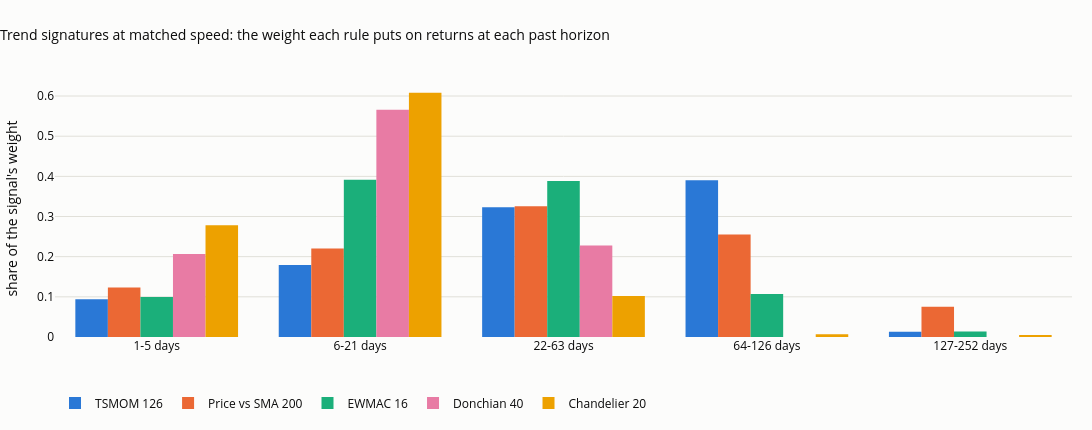

Here is the notebook cell this chart was saved with:
### Code cell
# matched speed: for each family, the parameter whose holding period is closest to the median of all systems
target_hold = T2.holding_days.median()
MATCH = {fam: g.iloc[(np.log(g.holding_days) - np.log(target_hold)).abs().argmin()].parameter for fam, g in T2.groupby("family", sort=False)}
MATCH = {f: (int(p) if float(p).is_integer() else p) for f, p in MATCH.items()}
print("target holding period, days:", round(target_hold, 1)); print("matched systems:", MATCH)
fig = go.Figure()
names = [f"{a}-{b} days" for a, b in BUCKETS]
for fam, n in MATCH.items():
    fig.add_bar(x=names, y=V[(fam, n)]["sigw"], name=f"{fam} {n}", marker_color=FAM_COL[fam])
fig.update_layout(barmode="group", title="Trend signatures at matched speed: the weight each rule puts on returns at each past horizon",
                  yaxis_title="share of the signal's weight", height=430, width=1100, margin=dict(t=80), legend=dict(orientation="h", y=-0.2, x=0))
save_figure(fig, "07_02_signatures", FIG)
fig

### Figure 1 — Plotly figure (JSON) as saved in the notebook; plotly's stock layout.template omitted (floating-point values rounded to 4 significant figures)
{"data": [{"marker": {"color": "#2a78d6"}, "name": "TSMOM 126", "type": "bar", "x": ["1-5 days", "6-21 days", "22-63 days", "64-126 days", "127-252 days"], "y": [0.09377, 0.1796, 0.3231, 0.3902, 0.0133]}, {"marker": {"color": "#eb6834"}, "name": "Price vs SMA 200", "type": "bar", "x": ["1-5 days", "6-21 days", "22-63 days", "64-126 days", "127-252 days"], "y": [0.1231, 0.2204, 0.3256, 0.2553, 0.07562]}, {"marker": {"color": "#1baf7a"}, "name": "EWMAC 16", "type": "bar", "x": ["1-5 days", "6-21 days", "22-63 days", "64-126 days", "127-252 days"], "y": [0.09963, 0.3916, 0.3884, 0.1068, 0.01366]}, {"marker": {"color": "#e87ba4"}, "name": "Donchian 40", "type": "bar", "x": ["1-5 days", "6-21 days", "22-63 days", "64-126 days", "127-252 days"], "y": [0.2064, 0.566, 0.2277, 0.0, 0.0]}, {"marker": {"color": "#eda100"}, "name": "Chandelier 20", "type": "bar", "x": ["1-5 days", "6-21 days", "22-63 days", "64-126 days", "127-252 days"], "y": [0.2785, 0.6079, 0.102, 0.006579, 0.004984]}], "layout": {"barmode": "group", "height": 430, "legend": {"orientation": "h", "x": 0, "y": -0.2}, "margin": {"t": 80}, "title": {"text": "Trend signatures at matched speed: the weight each rule puts on returns at each past horizon"}, "width": 1100, "yaxis": {"title": {"text": "share of the signal's weight"}}}}
